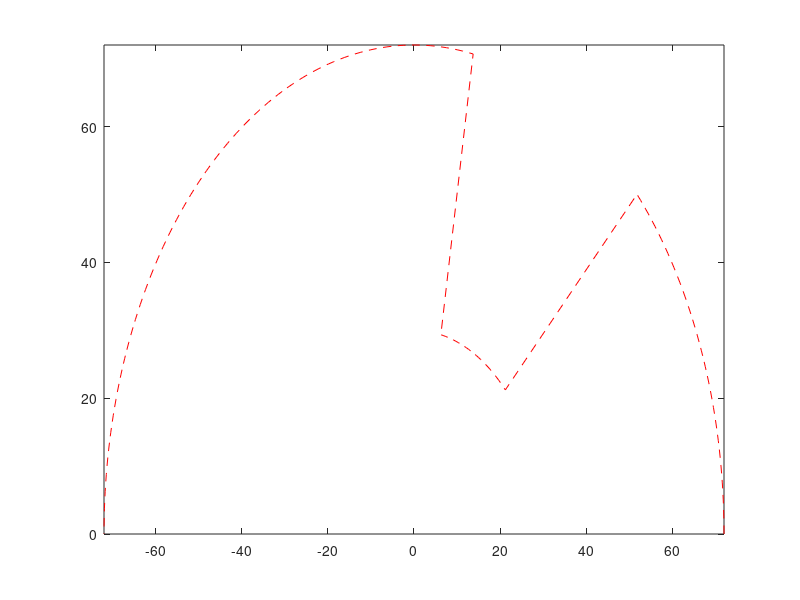
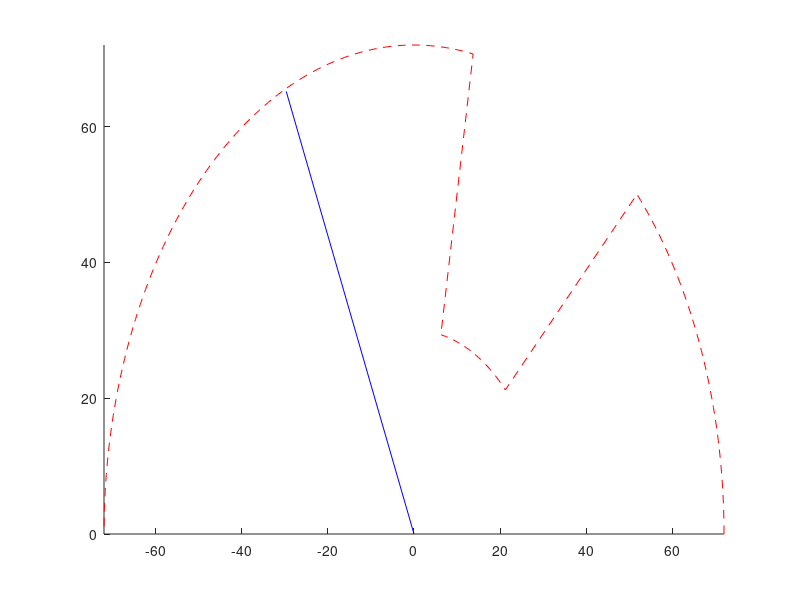

MATLAB code for these plots, in order:
%%%%%%%%%%%%%%%%%%%%%%%%%%%%%%%%%
%        TCNJ IGVC 2016         %
%    Path Planning Program 1    %
%       March 28th, 2016        %
%%%%%%%%%%%%%%%%%%%%%%%%%%%%%%%%%

clear all; close all; clc

% Define vision dimensions
w = 8; % Width of space in inches
l = 8; % Length of space in inches
R = 72; % Max vision radius in inches

% Turning Gain
K = 8;

% Define waypoint
way_x = 0;
way_y = R;

Fx = way_x/R;
Fy = way_y/R;

% Simulated laser data, calculate forces
for n = 1:181
    if (n>45)&(n<80)
        r(n) = 30;
    else
        r(n) = R;
    end
    x(n) = r(n)*cos((n-1)*(pi/180));
    y(n) = r(n)*sin((n-1)*(pi/180));
    
    Fx = Fx - (1-r(n)/R)*cos((n-1)*(pi/180))/181;
    Fy = Fy - (1-r(n)/R)*sin((n-1)*(pi/180))/181;
end

% Apply turning gain
Fx = K*Fx;

% Normalize Fx if out of bounds
if Fx>1
    Fx = 1;
elseif Fx<-1
    Fx = -1;
end

figure
plot(x,y,'--r')
axis([-R R 0 R])

figure
hold on
plot(x,y,'--r')
axis([-R R 0 R])
plot([0 Fx*R],[0 Fy*R],'b')